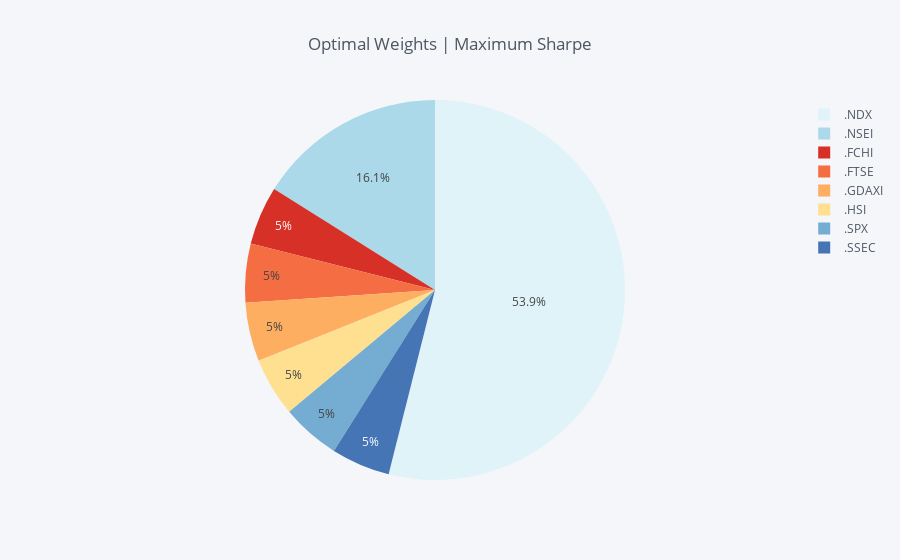

The cell this chart's notebook holds for it:
### Code cell
mvp_ew.plot_weights()

### Figure 1 — Plotly figure (JSON) as saved in the notebook; plotly's stock layout.template omitted (floating-point values rounded to 4 significant figures)
{"data": [{"labels": [".FCHI", ".FTSE", ".GDAXI", ".HSI", ".NDX", ".NSEI", ".SPX", ".SSEC"], "marker": {"colors": ["rgba(215, 48, 39, 1.0)", "rgba(244, 109, 67, 1.0)", "rgba(253, 174, 97, 1.0)", "rgba(254, 224, 144, 1.0)", "rgba(224, 243, 248, 1.0)", "rgba(171, 217, 233, 1.0)", "rgba(116, 173, 209, 1.0)", "rgba(69, 117, 180, 1.0)"]}, "name": "", "type": "pie", "values": [0.05, 0.05, 0.05, 0.05, 0.5393, 0.1607, 0.05, 0.05]}], "layout": {"legend": {"bgcolor": "#F5F6F9", "font": {"color": "#4D5663"}}, "paper_bgcolor": "#F5F6F9", "plot_bgcolor": "#F5F6F9", "title": "Optimal Weights | Maximum Sharpe", "titlefont": {"color": "#4D5663"}}}
